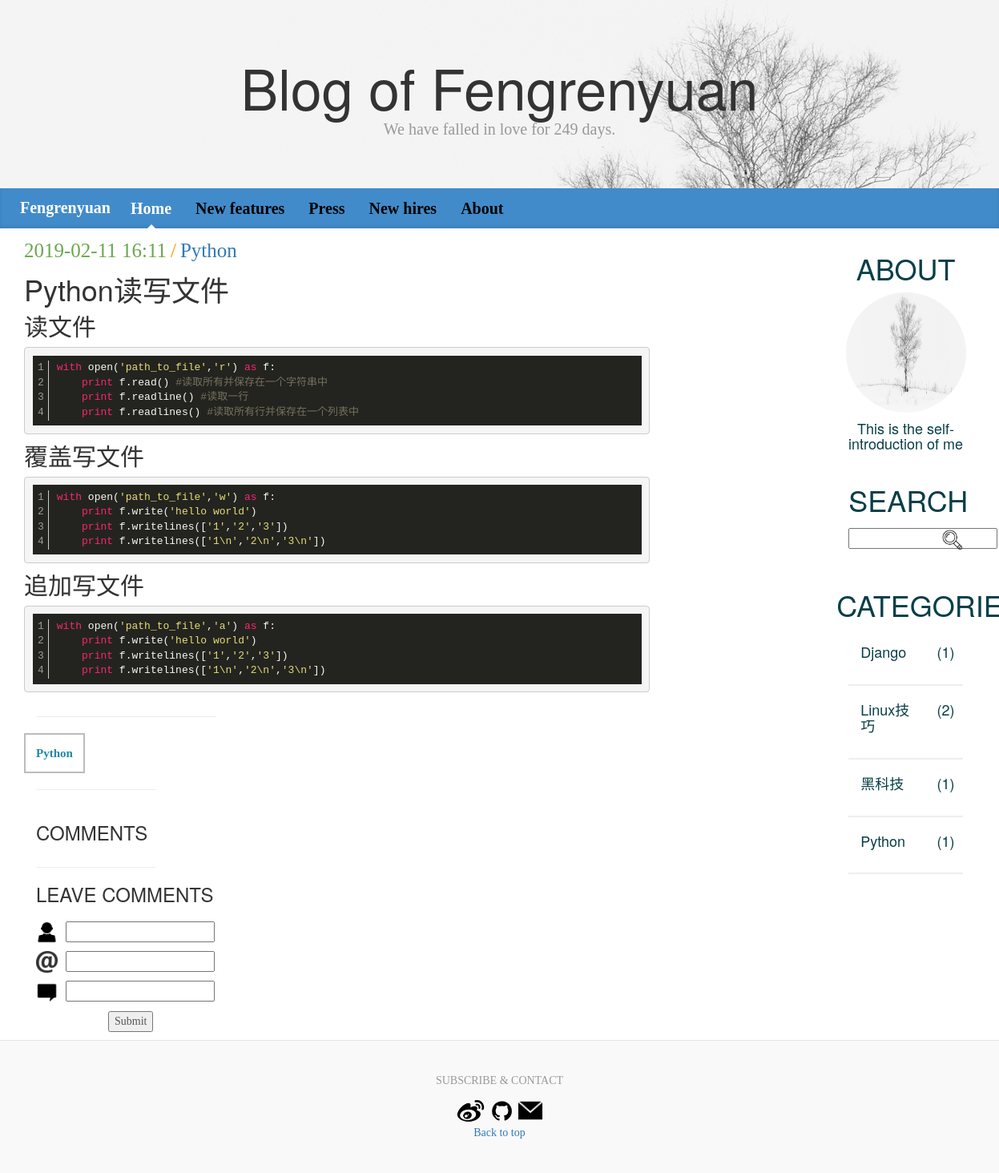
Page /blog/15/detail/ on the earlier database version.
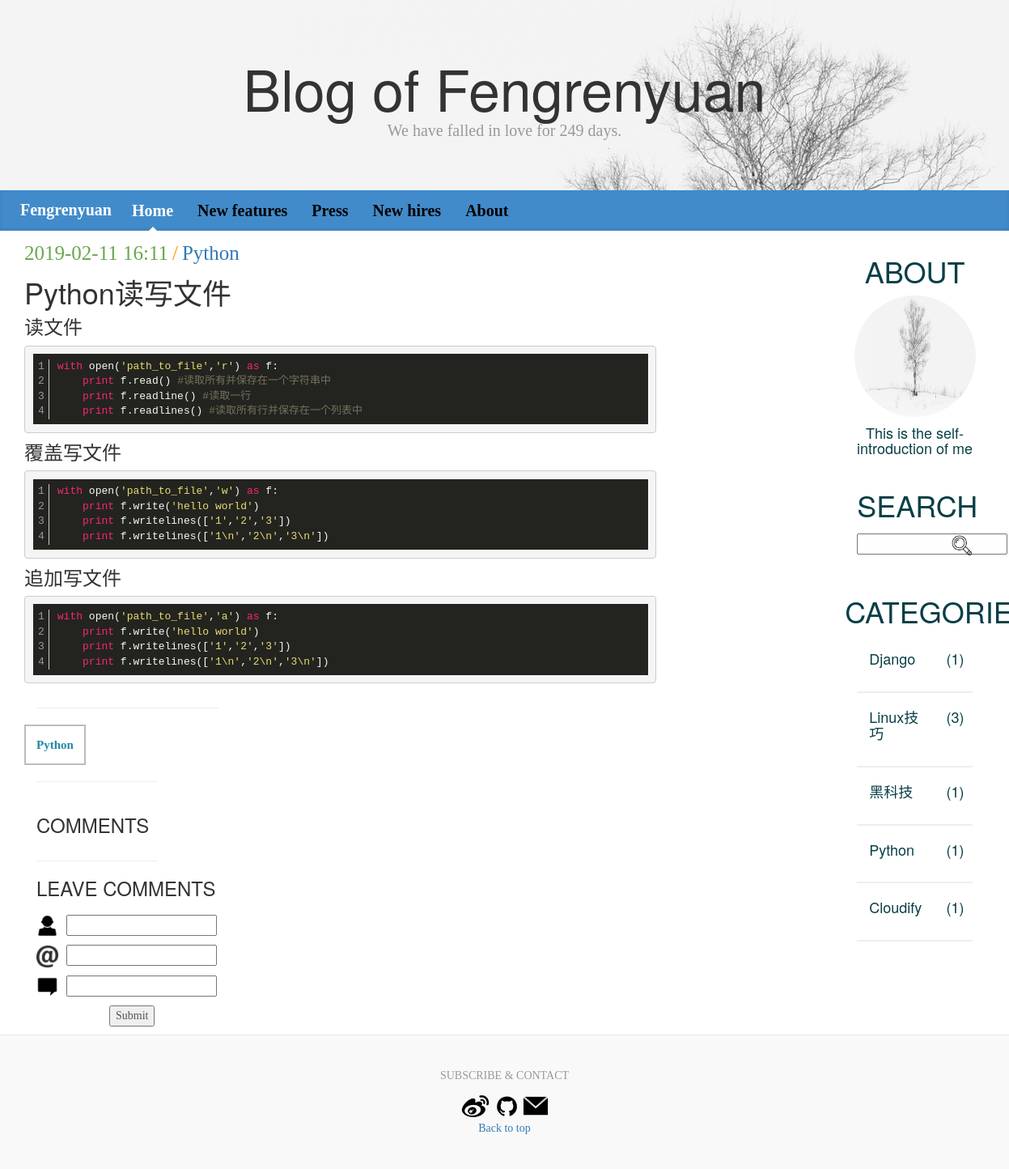
Same page on the later database version.
### blog/models.py (models this page shows, shortened)
class Blog(models.Model):
    title = models.CharField('Title',max_length=32)
    author = models.CharField('Author',max_length=16)
    abstract = models.TextField('Abstract')
    content = MDTextField()
    created = models.DateTimeField('Publish Time', auto_now_add=True)
    category = models.ForeignKey(Category, verbose_name='Category', on_delete=models.CASCADE)
    tags = models.ManyToManyField(Tag, verbose_name='Tags')

class Category(models.Model):
    name = models.CharField('Name',max_length=16)

class Tag(models.Model):
    name = models.CharField('Name',max_length=16)
    def __str__(self):
        return self.name

### blog/views.py (the view)
# urls.py: url(r'^blog/(\d+)/detail/$', get_detail, name='blog_get_detail'),
def get_detail(request, blog_id):
    day = get_day()
    categorys = Category.objects.annotate(num_blogs=Count('blog')).filter(num_blogs__gt=0)
    try:
        blog = Blog.objects.get(id=blog_id)
        blog.content = markdown.markdown(blog.content,extensions=[
                                        'markdown.extensions.extra',
                                        'markdown.extensions.codehilite',
                                        'markdown.extensions.toc',
                                        ])
    except Blog.DoesNotExist:
        raise Http404
    if request.method == 'GET':
        form = CommentForm()
    else:
        form = CommentForm(request.POST)
        if form.is_valid():
            cleaned_data = form.cleaned_data
            cleaned_data['blog'] = blog
            Comment.objects.create(**cleaned_data)
    ctx = {
        'categorys': categorys,
        'blog': blog,
        'comments': blog.comment_set.all().order_by('-created'),
        'form': form,
        'day': day
    }
    return render(request, 'blog-detail.html', ctx)

### blog/forms.py
class CommentForm(forms.Form):
    name = forms.CharField(label='name', max_length=16, error_messages={
        'required': 'Please fill in your name',
        'max_length': 'Name length more than 16'
    })
    email = forms.EmailField(label='email', error_messages={
        'required': 'Please fill in your email',
        'invalid': 'Error email format'
    })
    content = forms.CharField(label='content', max_length=200, error_messages={
        'required': 'Please fill in your content',
        'max_length': 'Content length more than 200'
    })

### blog/views.py (called while the page is built)
def get_day():
    now = datetime.datetime.now()
    old = datetime.datetime(2018,6,9)
    interval = now - old
    day = interval.days
    return day

### templates/blog-detail.html (shortened to what this page needs)
{% extends 'base.html' %}
{% block content %}
    <div class="blog">
        <div class="blog-description" style="margin-top:10px">
            <span class="created" style="color: #6aa84f;font-size:25px;">{{ blog.created|date:"Y-m-d H:i" }}</span>
            <span class="category" style="color: #ff9900;font-size:25px;">/</span>
            <span class="category" style="color: #ff9900;font-size:25px;"><a href="{% url 'blog_get_blog' 1 %}?cat={{ blog.category.id }}">{{ blog.category.name }}</a></span>
        </div>
        <div class="blog-main" style="margin-top:10px;font-size:25px;">
            {{ blog.content|safe }}
        </div>
    </div>
    <div class="row-fluid">
        <div class="col-md-12">
            <HR align=left width=30% size=10>
        </div>
    </div>
    <div class="row-fluid">
        {% for tag in blog.tags.all %}
            <div class="col-md-1 tag text-center">
                <a href="{% url 'blog_get_blog' 1 %}?tag={{ tag.id }}">{{ tag }}</a>
            </div>
        {% endfor %}
    </div>
    <div class="row-fluid">
        <div class="col-md-12">
            <HR align=left width=20% size=10>
        </div>
    </div>
    <div class="row-fluid">
        <div class="col-md-12" style="padding-top: 20px;">
            <h3>COMMENTS</h3>
        </div>
        <div class="col-md-12">
            <HR align=left width=20% size=10>
        </div>
        <div class="col-md-12">
                <h3>LEAVE COMMENTS</h3>
                <form aciton="{% url 'blog_get_detail' blog.id %}" method="post">
                    {% for field in form %}
                        <div class="input-filed" style="padding-top: 10px;">
                            {% if forloop.counter == 1 %}
                                <span style="margin-right:10px;"><img src="/static/bootstrap/icon/user_name.png" width="27" height="27"></span>{{ field }}
                            {% endif %}
                            {% if forloop.counter == 2 %}
                                <span style="margin-right:10px;"><img src="/static/bootstrap/icon/user_email.png" width="27" height="27"></span>{{ field }}
                            {% endif %}
                            {% if forloop.counter == 3 %}
                                <span style="margin-right:10px;"><img src="/static/bootstrap/icon/user_comment.png" width="27" height="27"></span>{{ field }}
                            {% endif %}
                        </div>
                    {% endfor %}
                    <button type="submit" style="margin-top:10px; margin-bottom:10px; margin-left:90px;">Submit</button>
                </form>
        </div>
    </div>
{% endblock %}

### templates/base.html (shortened to what this page needs)
<!DOCTYPE html>
<html lang="en">
  <head>
    <link href="/static/bootstrap/css/bootstrap.css" rel="stylesheet">
    <link href="/static/bootstrap/css/sublime.css" rel="stylesheet">
    <link href="/static/bootstrap/css/blog.css" rel="stylesheet">
  </head>
  <body>
    <div class="container-fluid" style="background-image:url('/static/bootstrap/image/back.png');">
      <div class="blog-header text-center">
        <br/>
        <h1 class="blog-title">Blog of Fengrenyuan</h1>
        <p class="lead blog-description">We have falled in love for {{ day }} days.</p>
        <br/>
      </div>
    </div>
    <div class="blog-masthead">
      <div class="container-fluid">
        <nav class="blog-nav">
            <div class="navbar-header">
                <a class="blog-nav-item" style="color:white;" href="{% url 'blog_get_blogs' 1 %}">Fengrenyuan</a>
            </div>
            <div>
                <ul class="nav navbar-nav">
                    <li><a class="blog-nav-item active" href="#">Home</a></li>
                    <li><a class="blog-nav-item" href="#">New features</a></li>
                    <li><a class="blog-nav-item" href="#">Press</a></li>
                    <li><a class="blog-nav-item" href="#">New hires</a></li>
                    <li><a class="blog-nav-item" href="#">About</a></li>
                </ul>
            </div>
        </nav>
      </div>
    </div>
    <div class="container-fluid">
        <div class="row-fluid">
            <div class="col-md-8">
                {% block content %}
                {% endblock %}
            </div>
           <div class="col-md-2">
           </div>
           <div class="col-md-2">
               <div class="row-fluid">
                   <div class="blog-title text-center">
                       <h1 style="color:#083F47">ABOUT</h1>
                       <img class="img-circle image-responsive" src="/static/bootstrap/image/back.png" alt="portrait" width="150" height="150" />
                       <div class="text-center" style="margin-top:10px;">
                           <h4 style="color:#083F47">This is the self-introduction of me</h4>
                       </div>
                   </div>
               </div>
               <div class="row-fluid">
                   <div class="blog-title text-center col-md-12" style="margin-bottom: 5px;">
                       <h1 style="color:#083F47">SEARCH</h1>
                   </div>
               </div>
               <div class="row-fluid">
                   <div class="text-center">
                       <form action="{% url 'blog_search_blog' 1 %}" method="get">
                           <div class="col-md-8"><input type="text" name="search" /></div>
                           <div class="col-md-4"><input type="image" src="/static/bootstrap/icon/search.png" width="30" height="30" /></div>
                       </form>
                   </div>
               </div>
               <div class="row-fluid">
                   <div class="col-md-12">
                   </div>
               </div>
               <div class="row-fluid">
                   <div class="blog-title">
                       <div class="text-center">
                           <h1 style="padding-bottom:20px;color:#083F47;">CATEGORIES</h1>
                       </div>
                       {% for category in categorys %}
                           <div class="col-md-12">
                           <a href="{% url 'blog_get_blog' 1 %}?cat={{ category.id }}">
                               <div class="col-md-8 text-left">
                                   <h4 style="color:#083F47">{{ category.name }}</h4>
                               </div>
                               <div class="col-md-4 text-right">
                                   <h4 style="color:#083F47">({{ category.num_blogs }})</h4>
                               </div>
                           </a>
                           </div>
                           <div class="col-md-12">
                               <HR style="border-width:2px;" />
                           </div>
                       {% endfor %}
                   </div>
               </div>
           </div>
        </div>
    </div>
    <footer class="blog-footer">
      <div class="text-center">
        <p>SUBSCRIBE & CONTACT</p>
        <a href="https://weibo.com/727007383?is_all=1" target="view_window"><img src="/static/bootstrap/icon/sina.png" width="35" height="35" /></a>
        <a href="https://github.com/fengrenyuan?tab=repositories" target="view_window"><img src="/static/bootstrap/icon/github.png" width="35" height="35" /></a>
        <a href="mailto:727007383@qq.com" target="view_window"><img src="/static/bootstrap/icon/mail.png" width="30" height="30" /></a>
      </div>
      <p>
        <a href="#">Back to top</a>
      </p>
    </footer>
  </body>
</html>

Differences in the rows shown:
computed for Category "Linux技巧": num_blogs "2" → "3"
added Category: name "Cloudify", num_blogs "1"
